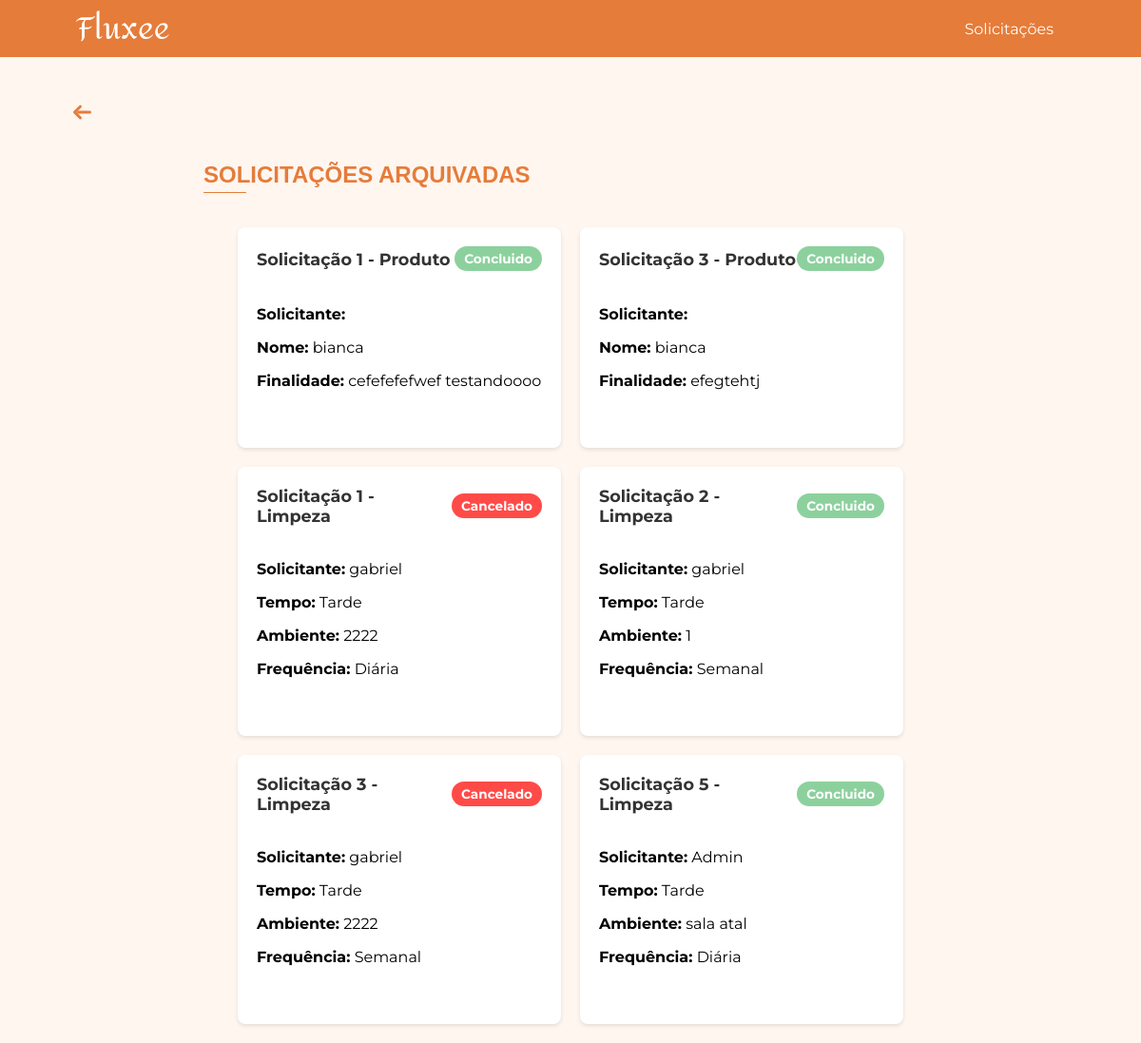
The page /solicitacoes/arquivadas/ (signed in) on the database its author committed.
### app/models.py (models this page shows, shortened)
class Solicitacao(db.Model):
    __tablename__ = 'solicitacao'
    id = db.Column(db.Integer, primary_key=True)
    nome = db.Column(db.String(200), nullable=False)
    disciplina_id = db.Column(db.Integer, db.ForeignKey('disciplina.id'), nullable=True)
    disciplina = db.relationship('Disciplina', backref=db.backref('solicitacoes', lazy=True))
    user_id = db.Column(db.Integer, db.ForeignKey('user.id'), nullable=False)
    user = db.relationship('User', backref=db.backref('solicitacoes', lazy=True))
    produto_id = db.Column(db.Integer, db.ForeignKey("produto.id"))
    produto = db.relationship('Produto', backref='solicitacoes', lazy=True)
    quantidade = db.Column(db.Integer)
    data_limite = db.Column(db.Date)
    finalidade = db.Column(db.Text)
    status = db.Column(db.String(50), nullable=False, default="Aguardando")

class SolicitacaoLimpeza(db.Model):
    __tablename__ = 'solicitacao_limpeza'
    id = db.Column(db.Integer, primary_key=True)
    solicitante = db.Column(db.String(200))
    servico_id = db.Column(db.Integer, db.ForeignKey('services.id'), nullable=True)
    tempo = db.Column(db.String)
    ambiente = db.Column(db.String)
    frequencia = db.Column(db.String)
    status = db.Column(db.String(50), nullable=False, default="Aguardando")

### app/view.py (the view)
@app.route('/solicitacoes/arquivadas/')
@login_required
def solicitacoes_arquivadas():
    solicitacoes_produto_models = Solicitacao.query.options(db.joinedload(Solicitacao.disciplina), db.joinedload(Solicitacao.produto)).filter(Solicitacao.status.in_(["Concluido", "Cancelado"])).all()
    solicitacoes_produto_dto = [
        SolicitacaoProdutoDTO(
            id=s.id,
            nome=s.nome,
            disciplina_nome=s.disciplina.nome if s.disciplina else "N/A",
            produto_nome=s.produto.nome if s.produto else "N/A",
            quantidade=s.quantidade,
            data_limite=s.data_limite,
            finalidade=s.finalidade,
            status=s.status
        ) for s in solicitacoes_produto_models
    ]
    solicitacoes_transporte_models = SolicitacaoTransporte.query.filter(SolicitacaoTransporte.status.in_(["Concluido", "Cancelado"])).all()
    solicitacoes_transporte_dto = [
        SolicitacaoTransporteDTO(
            id=s.id,
            solicitante=s.solicitante,
            servico_id=s.servico_id,
            data_saida=s.data_saida,
            data_retorno=s.data_retorno,
            quantidade_de_onibus=s.quantidade_de_onibus,
            horario_de_saida=s.horario_de_saida,
            horario_de_chegada=s.horario_de_chegada,
            status=s.status
        ) for s in solicitacoes_transporte_models
    ]
    solicitacoes_seguranca_models = SolicitacaoSeguranca.query.filter(SolicitacaoSeguranca.status.in_(["Concluido", "Cancelado"])).all()
    solicitacoes_seguranca_dto = [
        SolicitacaoSegurancaDTO(
            id=s.id,
            solicitante=s.solicitante,
            servico_id=s.servico_id,
            data_inicio=s.data_inicio,
            area_atuacao=s.area_atuacao,
            turno=s.turno,
            status=s.status
        ) for s in solicitacoes_seguranca_models
    ]
    solicitacoes_limpeza_models = SolicitacaoLimpeza.query.filter(SolicitacaoLimpeza.status.in_(["Concluido", "Cancelado"])).all()
    solicitacoes_limpeza_dto = [
        SolicitacaoLimpezaDTO(
            id=s.id,
            solicitante=s.solicitante,
            servico_id=s.servico_id,
            tempo=s.tempo,
            ambiente=s.ambiente,
            frequencia=s.frequencia,
            status=s.status
        ) for s in solicitacoes_limpeza_models
    ]
    solicitacoes = solicitacoes_produto_dto + solicitacoes_transporte_dto + solicitacoes_seguranca_dto + solicitacoes_limpeza_dto
    return render_template(
        'solicitacoes_arquivadas.html',
        solicitacoes=solicitacoes,
    )

### app/models.py (called while the page is built)
@login_manager.user_loader
def load_user(user_id):
    return User.query.get(int(user_id))

### app/templates/solicitacoes_arquivadas.html (shortened to what this page needs)
<!DOCTYPE html>
<html lang="pt-BR">
<head>
    <link rel="stylesheet" href="{{ url_for('static', filename='css/home.css') }}">
    <link rel="stylesheet" href="{{ url_for('static', filename='css/solicitacoes.css') }}">
</head>
<body>
    {% include 'componentes/alertas/alerta_sucesso.html' %}
    {% include 'componentes/header/header.html' %}
{% with texto="SOLICITAÇÕES ARQUIVADAS" %}
        {% include 'componentes/titulos/titulo.html' %}
    {% endwith %}
    <div class="solicitacoes-container">
        {% for solicitacao in solicitacoes %}
            {% include 'componentes/cards/card_solicitacao.html' %}
        {% endfor %}
    </div>
</body>
</html>

### app/templates/componentes/cards/card_solicitacao.html (shortened to what this page needs)
<div class="solicitacao-card">
    <div class="header">
        <span class="id-solicitacao">Solicitação {{ solicitacao.id }} - {{ solicitacao.categoria }}</span>
        <span class="status {{ solicitacao.status | lower }}">{{ solicitacao.status }}</span>
    </div>
    <div class="content">
        <p><strong>Solicitante:</strong> {{ solicitacao.solicitante }}</p>
        {% if solicitacao.categoria == "Transporte" %}
            <p><strong>Data de Saída:</strong> {{ solicitacao.data_saida }}</p>
            <p><strong>Data de Retorno:</strong> {{ solicitacao.data_retorno }}</p>
        {% elif solicitacao.categoria == "Limpeza" %}
            <p><strong>Tempo:</strong> {{ solicitacao.tempo }}</p>
            <p><strong>Ambiente:</strong> {{ solicitacao.ambiente }}</p>
            <p><strong>Frequência:</strong> {{ solicitacao.frequencia }}</p>
        {% elif solicitacao.categoria == "Segurança" %}
            <p><strong>Data de Início:</strong> {{ solicitacao.data_inicio }}</p>
            <p><strong>Área de Atuação:</strong> {{ solicitacao.area_atuacao }}</p>
            <p><strong>Turno:</strong> {{ solicitacao.turno }}</p>
        {% elif solicitacao.categoria == "Produto" %}
            <p><strong>Nome:</strong> {{ solicitacao.nome }}</p>
            <p><strong>Finalidade:</strong> {{ solicitacao.finalidade }}</p>
        {% endif %}
    </div>
</div>

### app/static/css/home.css (style rules this page uses)
html, body { margin: 0; padding: 0; font-family: 'Montserrat', Arial, sans-serif; background-color: #FFF6F0; }

### app/static/css/solicitacoes.css (style rules this page uses)
.solicitacoes-container { width: 80%; margin-inline: auto ; display: flex; flex-wrap: wrap; gap: 20px; padding: 20px; justify-content: center; }
.solicitacao-card { background-color: #fff; border-radius: 8px; box-shadow: 0 2px 4px rgba(0, 0, 0, 0.1); width: 300px; padding: 20px; display: flex; flex-direction: column; gap: 10px; }
.solicitacao-card .header { display: flex; justify-content: space-between; align-items: center; margin-bottom: 10px; }
.solicitacao-card .id-solicitacao { font-size: 1.1em; font-weight: bold; color: #333; }
.solicitacao-card .status { padding: 5px 10px; border-radius: 20px; font-size: 0.85em; font-weight: bold; color: #fff; }
.solicitacao-card .status.cancelado { background-color: #ff4b48; }
.solicitacao-card .status.concluido { background-color: #8cd19d; }
.solicitacao-card .content { margin-bottom: 15px; }

### rows shown on the page
Solicitacao: id "1", categoria "Produto", status "Concluido", nome "bianca", finalidade "cefefefefwef testandoooo"
Solicitacao: status "Concluido", nome "bianca", finalidade "efegtehtj"
SolicitacaoLimpeza: id "1", categoria "Limpeza", status "Cancelado", solicitante "gabriel", tempo "Tarde", ambiente "2222", frequencia "Diária"
SolicitacaoLimpeza: id "2", categoria "Limpeza", status "Concluido", solicitante "gabriel", tempo "Tarde", ambiente "1", frequencia "Semanal"
SolicitacaoLimpeza: id "3", categoria "Limpeza", status "Cancelado", solicitante "gabriel", tempo "Tarde", ambiente "2222", frequencia "Semanal"
SolicitacaoLimpeza: id "5", categoria "Limpeza", status "Concluido", solicitante "Admin", tempo "Tarde", ambiente "sala atal", frequencia "Diária"

### other values the page prints
{{ texto }} "SOLICITAÇÕES ARQUIVADAS"
{{ solicitacao.id }} "3"
{{ solicitacao.categoria }} "Produto"
